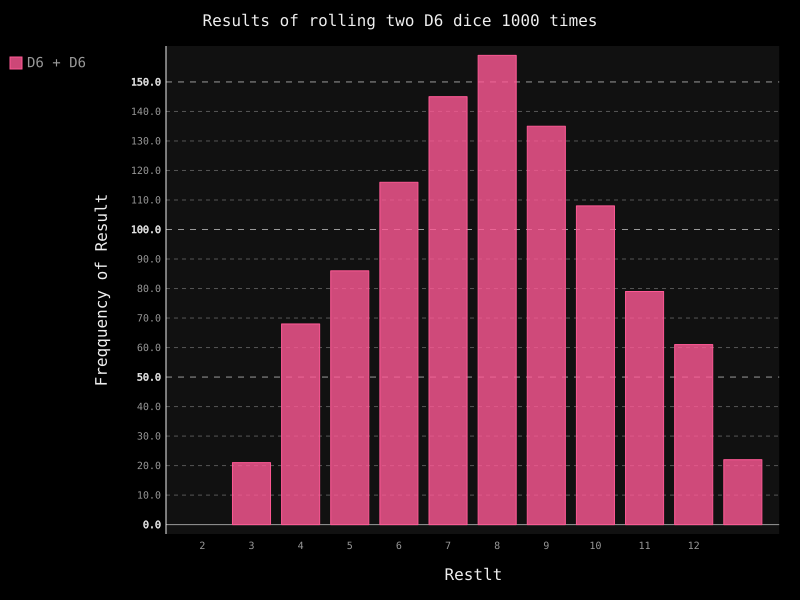

Recreate this plot in Python.
import pygal
from die import Die

# 创建两个D6
die_1 = Die()
die_2 = Die()

# 掷几次骰子，并将结果存储在一个列表中
results = []
for roll_num in range(1000):
    result = die_1.roll() + die_2.roll()
    results.append(result)

# 分析结果
frequencies = []
max_result = die_1.num_sides + die_2.num_sides
for value in range(1, max_result + 1):
    frequency = results.count(value)
    frequencies.append(frequency)

# 对结果进行可视化
hist = pygal.Bar()

hist.title = "Results of rolling two D6 dice 1000 times"
hist.x_labels = ['2', '3', '4', '5', '6', '7', '8','9','10','11','12',]
hist.x_title = "Restlt"
hist.y_title = "Freqquency of Result"

hist.add('D6 + D6', frequencies)
hist.render_to_file('dice_visual.svg')
